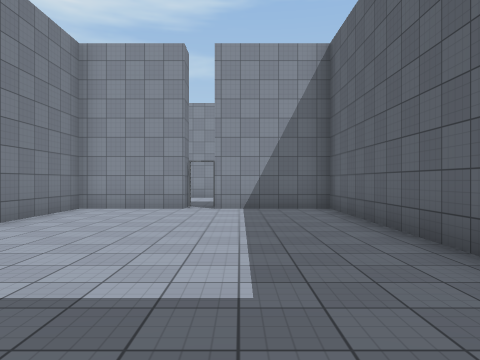
view 1 (above)

18 first-person views from a walk through a Unity game level. The camera is 1.5 m above the floor, looks level and sees 70° across. The floor is counted in squares, 2 m on a side. Each view is taken from the middle of a square. On the plan, view 1 faces up. The plan holds only what a view shows up to about 11 squares ahead; the rest is blank. The place goes on beyond the plan. The player character is not drawn. Some animated figures are left out. Door leaves are left out, so doorways stand open. Some surface patterns are stand-ins.

view 2
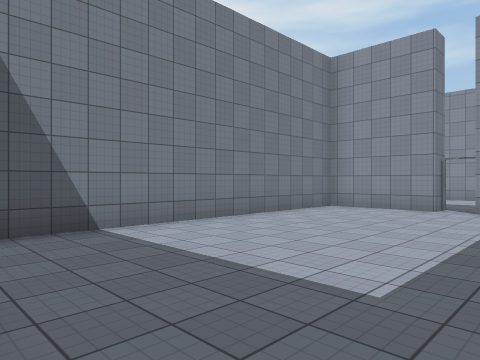

view 3
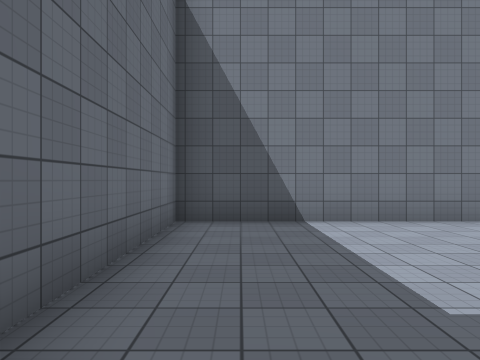

view 4
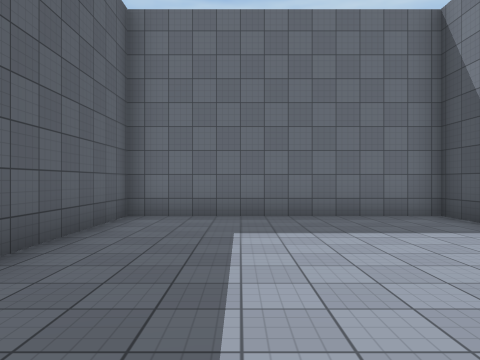

view 5
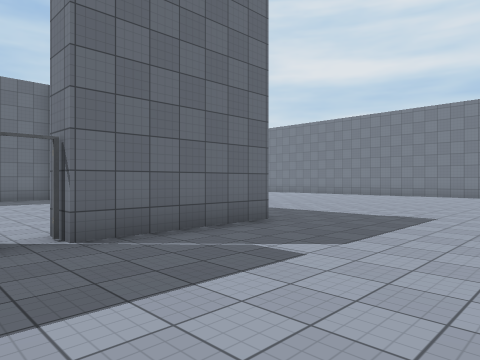

view 6
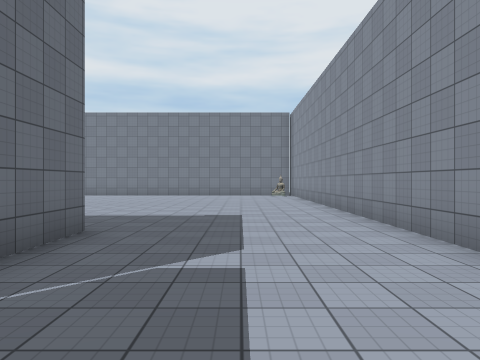

view 7
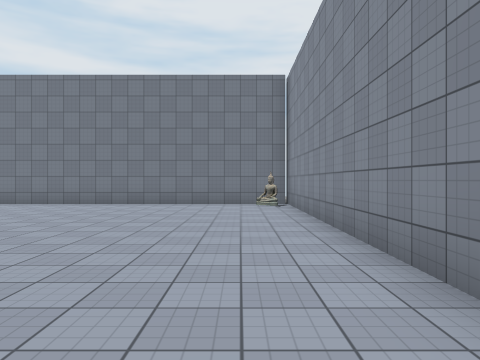

view 8
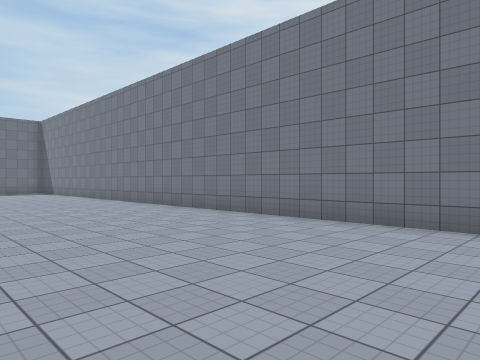

view 9
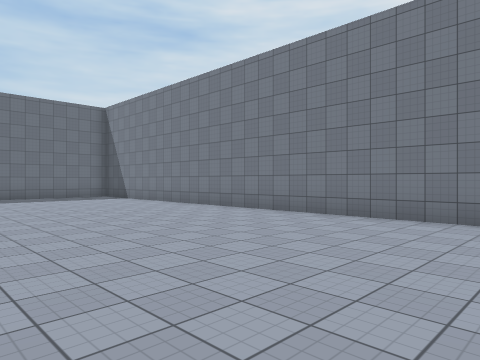

view 10
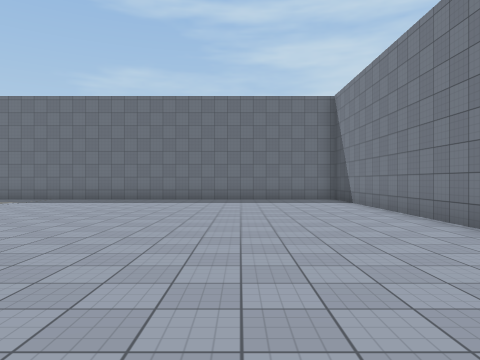

view 11
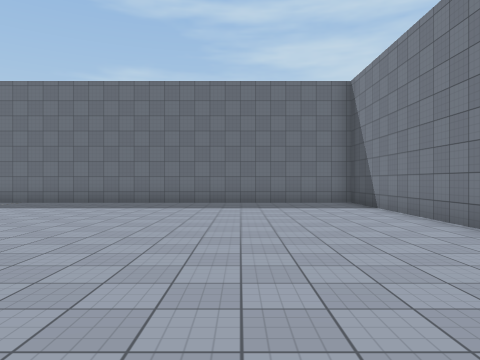

view 12
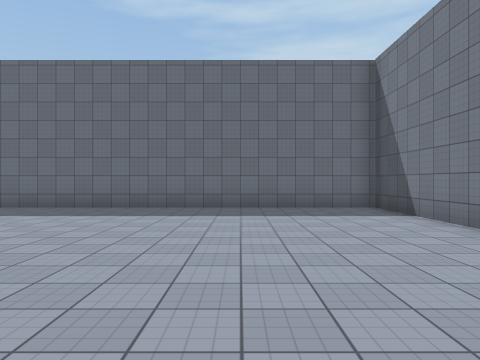

view 13
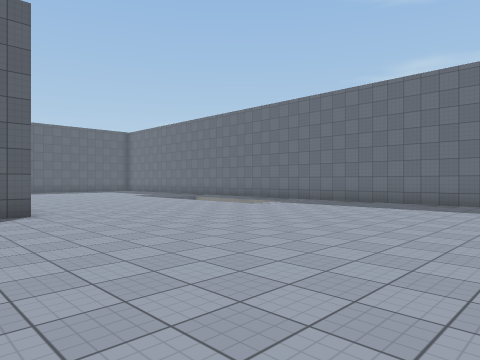

view 14
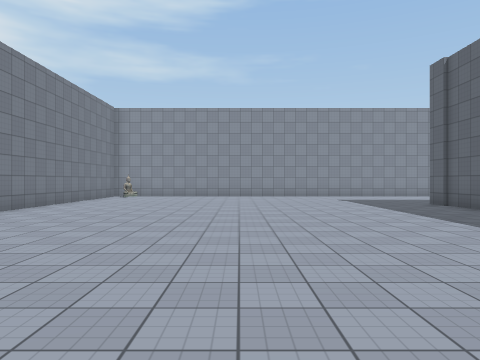

view 15
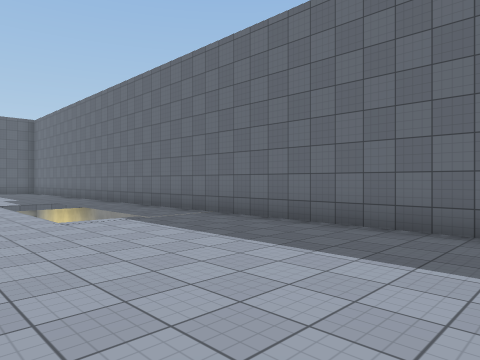

view 16
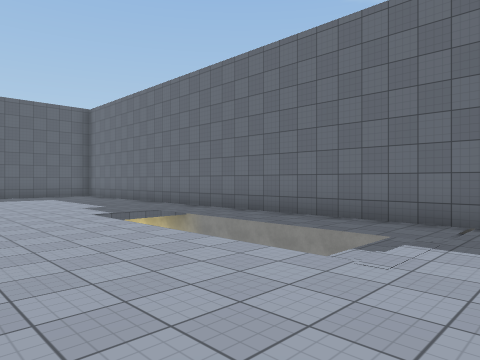

view 17
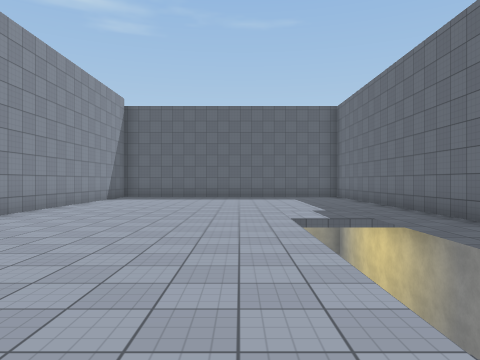

view 18
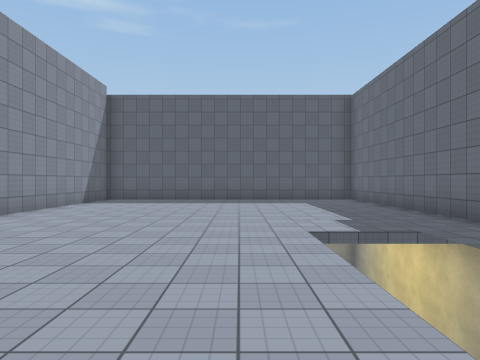

### Floor plan
Points are (right, up) in squares from view 1. A wall is a line through its corners. A room is listed if a view was taken in it or the views show most of it. See-through windows are left out.
Room 1 (views 1, 2, 3, 4)
walls: (-1.4, 9) (-4.2, 9) (-4.2, -0.2) (2.4, -0.2) (2.4, 9) (-0.8, 9)
ways out: open door at (-1, 9) to room 2
Room 2 (views 5, 6, 7, 8, 9, 10, 11, 12, 13, 14, 15, 16, 17, 18)
walls: (-5.1, -1) (-5.1, -0.4); (-5.1, 7.6) (-5.1, 9.7) (-1.4, 9.7) (-1.4, 9); (7, -0.9) (1.2, -0.9); (-3.5, 14.5) (-16.7, 14.5) (-16.7, -10.3) (7, -10.3)
ways out: open door at (-1, 9) to room 1
objects: other object (-16, 14)

Where each view was taken, in squares from view 1:
view 1: 0 up, 0 right, facing up
view 2: 0 up, 1 right, facing up-left
view 3: 1 up, 2 right, facing left
view 4: 7 up, 0 right, facing down
view 5: 14 up, 0 right, facing down-left
view 6: 12 up, 0 right, facing left
view 7: 13 up, 6 left, facing left
view 8: 11 up, 11 left, facing down-left
view 9: 5 up, 10 left, facing down-left
view 10: 3 up, 13 left, facing down
view 11: 1 up, 13 left, facing down
view 12: 1 down, 13 left, facing down
view 13: 1 up, 13 left, facing down-right
view 14: 1 down, 11 left, facing up
view 15: 5 down, 12 left, facing down-right
view 16: 4 down, 7 left, facing down-right
view 17: 6 down, 6 left, facing right
view 18: 6 down, 4 left, facing right
